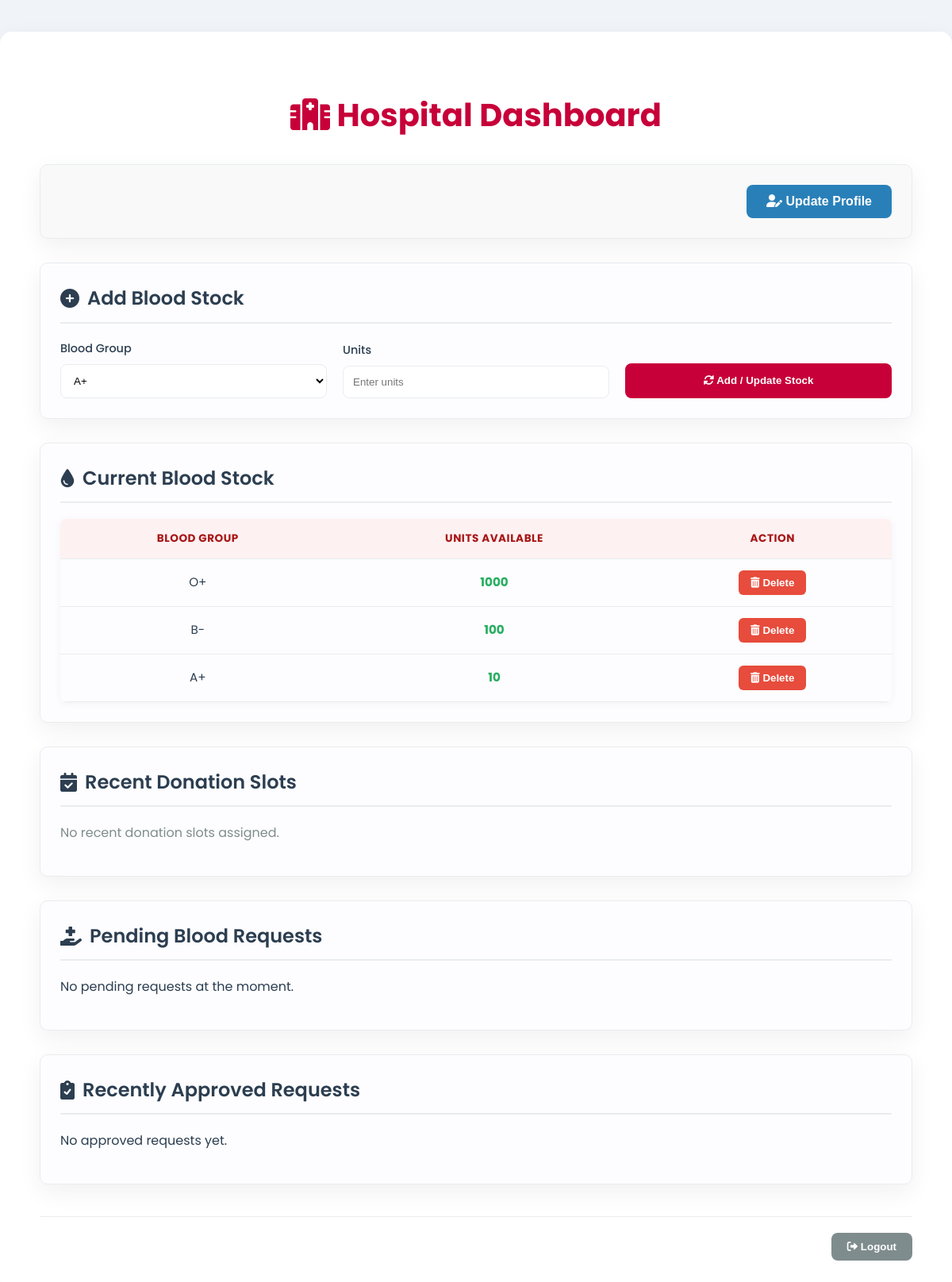
The page /hospital-dashboard/ (signed in) on the database as committed earlier.
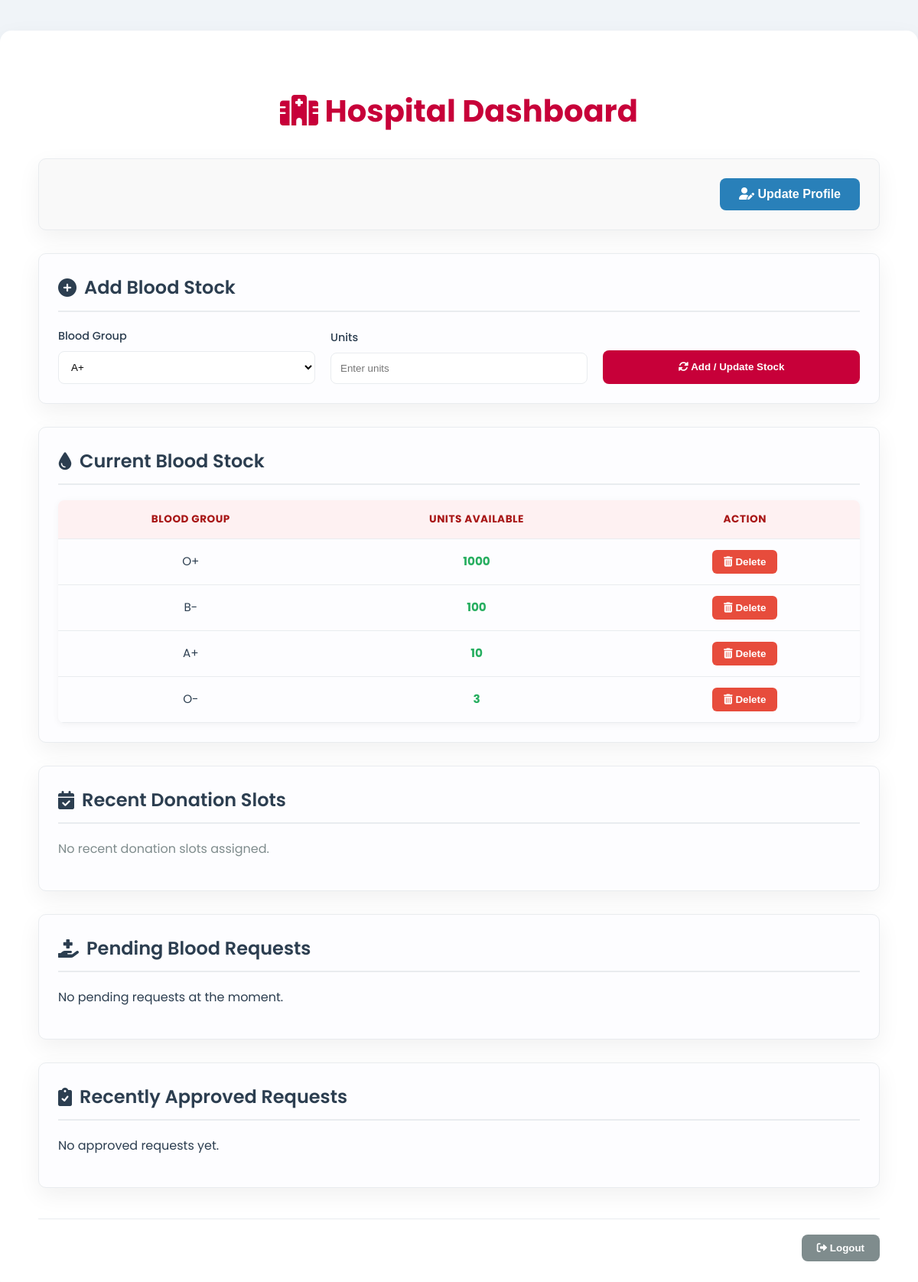
The same page on the database as committed later.
### bloodmanager/models.py (models this page shows, shortened)
class BloodStock(models.Model):
    hospital = models.ForeignKey(Hospital, on_delete=models.CASCADE, null=True, blank=True)
    blood_group = models.CharField(max_length=3, choices=BLOOD_GROUP_CHOICES)
    units = models.PositiveIntegerField(default=0)

### bloodmanager/views.py (the view, shortened to what this page needs)
# urls.py: path('hospital-dashboard/', views.hospital_dashboard, name='hospital-dashboard'),
@login_required
def hospital_dashboard(request):
    hospital = request.user.hospital  # current logged-in hospital
    stock = BloodStock.objects.filter(hospital=hospital)
    pending_requests = BloodRequest.objects.filter(hospital=hospital, status='Pending').select_related('patient', 'patient__user').order_by('-created_at')
    approved_requests = BloodRequest.objects.filter(hospital=hospital, status='Approved').select_related('patient', 'patient__user').order_by('-created_at')[:5]
    recent_slots = DonationSlot.objects.filter(hospital=hospital).select_related('donor', 'donor__user').order_by('-date', '-time')[:5]
    context = {
        'stock': stock,
        'pending_requests': pending_requests,
        'approved_requests': approved_requests,
        'recent_slots': recent_slots,
        'BLOOD_GROUP_CHOICES': getattr(BloodStock, 'BLOOD_GROUP_CHOICES', [
            ('A+', 'A+'), ('A-', 'A-'), ('B+', 'B+'), ('B-', 'B-'),
            ('AB+', 'AB+'), ('AB-', 'AB-'), ('O+', 'O+'), ('O-', 'O-')
        ]),
    }
    return render(request, 'hospital/hospital_dashboard.html', context)

### bloodmanager/templates/hospital/hospital_dashboard.html (shortened to what this page needs)
{% load static %}
<!DOCTYPE html>
<html lang="en">
<head>
<link rel="stylesheet" href="https://cdnjs.cloudflare.com/ajax/libs/font-awesome/6.0.0-beta3/css/all.min.css">
</head>
<body>
<div class="container">
    <h2><i class="fas fa-hospital-alt"></i> Hospital Dashboard</h2>
    <div class="dashboard-section" style="text-align: right; background: #f9f9f9;">
        <a href="{% url 'hospital_edit_profile' %}" class="profile-link">
            <button type="button"><i class="fas fa-user-edit"></i> Update Profile</button>
        </a>
    </div>
    <div class="dashboard-section">
        <h3><i class="fas fa-plus-circle"></i> Add Blood Stock</h3>
        <form method="POST" class="add-stock-form">
            <div>
                <label>Blood Group</label>
                <select name="blood_group">
                    {% for bg_value, bg_label in BLOOD_GROUP_CHOICES %}
                        <option value="{{ bg_value }}">{{ bg_label }}</option>
                    {% endfor %}
                </select>
            </div>
            <div>
                <label>Units</label>
                <input type="number" name="units" min="1" placeholder="Enter units" required>
            </div>
            <button type="submit" name="add_stock">
                <i class="fas fa-sync-alt"></i> Add / Update Stock
            </button>
        </form>
    </div>
    <div class="dashboard-section">
        <h3><i class="fas fa-tint"></i> Current Blood Stock</h3>
        <table>
            <thead><tr><th>Blood Group</th><th>Units Available</th><th>Action</th></tr></thead>
            <tbody>
                {% for s in stock %}
                <tr>
                    <td>{{ s.blood_group }}</td>
                    <td class="units-available">{{ s.units }}</td>
                    <td>
                        <form method="POST" action="{% url 'delete_stock' s.id %}" onsubmit="return confirm('Delete {{ s.blood_group }} stock?');">
                            <button type="submit" class="delete-btn"><i class="fas fa-trash-alt"></i> Delete</button>
                        </form>
                    </td>
                </tr>
                {% empty %}
                <tr><td colspan="3">No blood stock currently recorded.</td></tr>
                {% endfor %}
            </tbody>
        </table>
    </div>
    <div class="dashboard-section">
        <h3><i class="fas fa-calendar-check"></i> Recent Donation Slots</h3>
        {% if recent_slots %}
        <table>
            <thead><tr><th>Donor</th><th>Date</th><th>Time</th><th>Status</th></tr></thead>
            <tbody>
                {% for slot in recent_slots %}
                <tr>
                    <td>{{ slot.donor.user.username }}</td>
                    <td>{{ slot.date }}</td>
                    <td>{{ slot.time }}</td>
                    <td>
                        {% if slot.completed %}
                            <span style="color: var(--success-green); font-weight: 600;">Completed</span>
                        {% elif slot.accepted %}
                            <span style="color: var(--accent-blue); font-weight: 600;">Accepted</span>
                        {% else %}
                            <span style="color: var(--danger-red); font-weight: 600;">Pending</span>
                        {% endif %}
                    </td>
                </tr>
                {% endfor %}
            </tbody>
        </table>
        {% else %}
            <p style="color: var(--text-light);">No recent donation slots assigned.</p>
        {% endif %}
    </div>
    <div class="dashboard-section">
        <h3><i class="fas fa-hand-holding-medical"></i> Pending Blood Requests</h3>
        {% if pending_requests %}
        <table>
            <thead><tr><th>Patient</th><th>Blood Group</th><th>Units</th><th>Requested On</th><th>Actions</th></tr></thead>
            <tbody>
                {% for req in pending_requests %}
                <tr>
                    <td>{{ req.patient.user.username }}</td>
                    <td>{{ req.blood_group }}</td>
                    <td>{{ req.units }}</td>
                    <td>{{ req.created_at|date:"M d, Y H:i" }}</td>
                    <td>
                        <form method="POST" style="display:inline;">
                            {% csrf_token %}
                            <input type="hidden" name="request_id" value="{{ req.id }}">
                            <button type="submit" name="approve_request" class="approve-btn"><i class="fas fa-check"></i> Approve</button>
                        </form>
                        <form method="POST" style="display:inline;">
                            {% csrf_token %}
                            <input type="hidden" name="request_id" value="{{ req.id }}">
                            <button type="submit" name="reject_request" class="delete-btn"><i class="fas fa-times"></i> Reject</button>
                        </form>
                    </td>
                </tr>
                {% endfor %}
            </tbody>
        </table>
        {% else %}
        <p>No pending requests at the moment.</p>
        {% endif %}
    </div>
    <div class="dashboard-section">
        <h3><i class="fas fa-clipboard-check"></i> Recently Approved Requests</h3>
        {% if approved_requests %}
        <ul>
            {% for req in approved_requests %}
            <li>{{ req.patient.user.username }} - {{ req.units }} unit(s) of {{ req.blood_group }} ({{ req.created_at|date:"M d, Y" }})</li>
            {% endfor %}
        </ul>
        {% else %}
        <p>No approved requests yet.</p>
        {% endif %}
    </div>
    <div class="logout-section">
        <form method="POST" action="{% url 'logout' %}">
            <button type="submit"><i class="fas fa-sign-out-alt"></i> Logout</button>
        </form>
    </div>
</div>
</body>
</html>

### bloodmanager/templates/hospital/hospital_dashboard.html (style rules this page uses)
:root { --primary-red: #c70039; --secondary-red: #a81616; --background: #f0f4f8; --card-bg: #ffffff; --text-dark: #2c3e50; --text-light: #7f8c8d; --border: #e9ecef; --accent-blue: #2980b9; --success-green: #27ae60; --danger-red: #e74c3c; --shadow: 0 10px 30px rgba(0,0,0,0.06); }
body { font-family: 'Poppins', sans-serif; background: var(--background); margin: 0; padding: 0; line-height: 1.6; color: var(--text-dark); }
.container { max-width: 1100px; margin: 40px auto; background: var(--card-bg); padding: 40px 50px; border-radius: 15px; box-shadow: var(--shadow); }
h2 { color: var(--primary-red); margin-bottom: 30px; text-align: center; font-size: 2.5rem; font-weight: 700; }
.dashboard-section { background: #fdfdff; padding: 25px; border-radius: 10px; border: 1px solid var(--border); margin-bottom: 30px; box-shadow: var(--shadow); }
h3 { color: var(--text-dark); margin-top: 0; margin-bottom: 20px; font-size: 1.5rem; font-weight: 600; padding-bottom: 10px; border-bottom: 2px solid var(--border); display: flex; align-items: center; gap: 10px; }
.add-stock-form { display: grid; grid-template-columns: repeat(3, 1fr); gap: 20px; align-items: end; }
form label { display: block; margin-bottom: 8px; font-weight: 500; color: var(--text-dark); font-size: 0.9rem; }
form select, form input[type=number] { width: 100%; padding: 12px; border-radius: 8px; border: 1px solid var(--border); transition: border-color 0.3s, box-shadow 0.3s; box-sizing: border-box; background: white; }
form button[name="add_stock"] { background: var(--primary-red); color: #fff; border: none; padding: 12px 20px; border-radius: 8px; cursor: pointer; font-weight: 600; transition: background-color 0.3s, transform 0.2s; height: 44px; }
table { width: 100%; border-collapse: separate; border-spacing: 0; margin-top: 15px; border-radius: 8px; overflow: hidden; box-shadow: 0 2px 10px rgba(0,0,0,0.05); }
th, td { padding: 14px 15px; text-align: center; border-bottom: 1px solid var(--border); font-size: 0.95rem; }
th { background: #fef1f2; color: var(--secondary-red); font-weight: 700; text-transform: uppercase; font-size: 0.85rem; letter-spacing: 0.5px; }
.units-available { font-weight: 700; color: var(--success-green); }
.delete-btn { background: var(--danger-red); color: white; padding: 8px 15px; border: none; border-radius: 6px; cursor: pointer; font-weight: 600; transition: background-color 0.3s; }
.profile-link button { background: var(--accent-blue); color: #fff; border-radius: 8px; padding: 12px 25px; cursor: pointer; border: none; font-weight: 600; transition: background-color 0.3s; font-size: 1rem; }
.logout-section { margin-top: 40px; text-align: right; padding-top: 20px; border-top: 1px solid var(--border); }
.logout-section button { background: var(--text-light); padding: 10px 20px; border-radius: 8px; color: #fff; border: none; cursor: pointer; font-weight: 600; transition: background-color 0.3s; }

Rows that differ between the two databases and show on the page:
added BloodStock: blood_group "O-", units "3"
